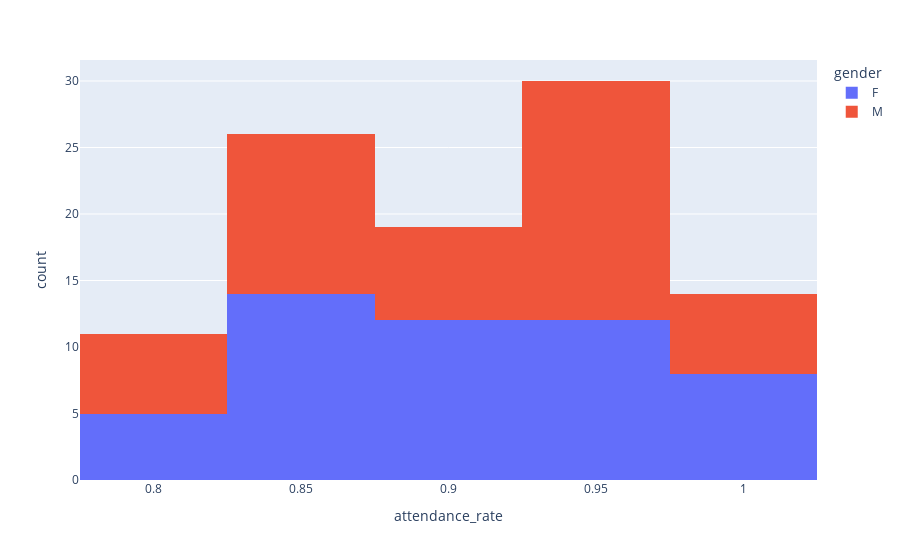

Notebook code for this chart:
### Code cell
fig = px.histogram(student_marks, x='attendance_rate',color='gender',nbins=5)

fig.show()

### Figure 1 — Plotly figure (JSON) as saved in the notebook; plotly's stock layout.template omitted (floating-point values rounded to 4 significant figures)
{"data": [{"bingroup": "x", "hovertemplate": "gender=F<br>attendance_rate=%{x}<br>count=%{y}<extra></extra>", "legendgroup": "F", "marker": {"color": "#636efa", "pattern": {"shape": ""}}, "name": "F", "nbinsx": 5, "orientation": "v", "showlegend": true, "type": "histogram", "x": [0.89, 0.83, 0.92, 0.94, 0.97, 0.97, 0.8, 0.92, 0.94, 0.99, 0.87, 0.99, 0.95, 0.98, 0.89, 0.85, 0.88, 0.82, 0.85, 0.92, 0.83, 0.87, 1.0, 0.88, 0.87, 0.99, 0.98, 0.97, 0.93, 0.91, 0.83, 0.92, 0.94, 0.91, 0.84, 0.99, 0.91, 0.96, 0.92, 0.86, 0.85, 0.95, 0.86, 0.96, 0.83, 0.86, 0.81, 0.82, 0.82, 0.94, 0.98], "xaxis": "x", "yaxis": "y"}, {"bingroup": "x", "hovertemplate": "gender=M<br>attendance_rate=%{x}<br>count=%{y}<extra></extra>", "legendgroup": "M", "marker": {"color": "#EF553B", "pattern": {"shape": ""}}, "name": "M", "nbinsx": 5, "orientation": "v", "showlegend": true, "type": "histogram", "x": [0.98, 0.8, 0.95, 0.84, 0.93, 0.84, 0.96, 0.95, 0.92, 0.81, 0.9, 1.0, 0.97, 0.86, 0.99, 0.95, 1.0, 0.96, 0.96, 0.97, 0.83, 0.83, 0.88, 0.84, 0.98, 0.91, 0.99, 0.87, 0.97, 0.97, 0.87, 0.8, 0.88, 0.97, 0.92, 0.85, 0.95, 0.81, 0.82, 0.93, 0.94, 0.94, 0.82, 0.83, 0.84, 0.91, 0.83, 0.97, 0.95], "xaxis": "x", "yaxis": "y"}], "layout": {"barmode": "relative", "legend": {"title": {"text": "gender"}, "tracegroupgap": 0}, "margin": {"t": 60}, "xaxis": {"anchor": "y", "domain": [0, 1], "title": {"text": "attendance_rate"}}, "yaxis": {"anchor": "x", "domain": [0, 1], "title": {"text": "count"}}}}
